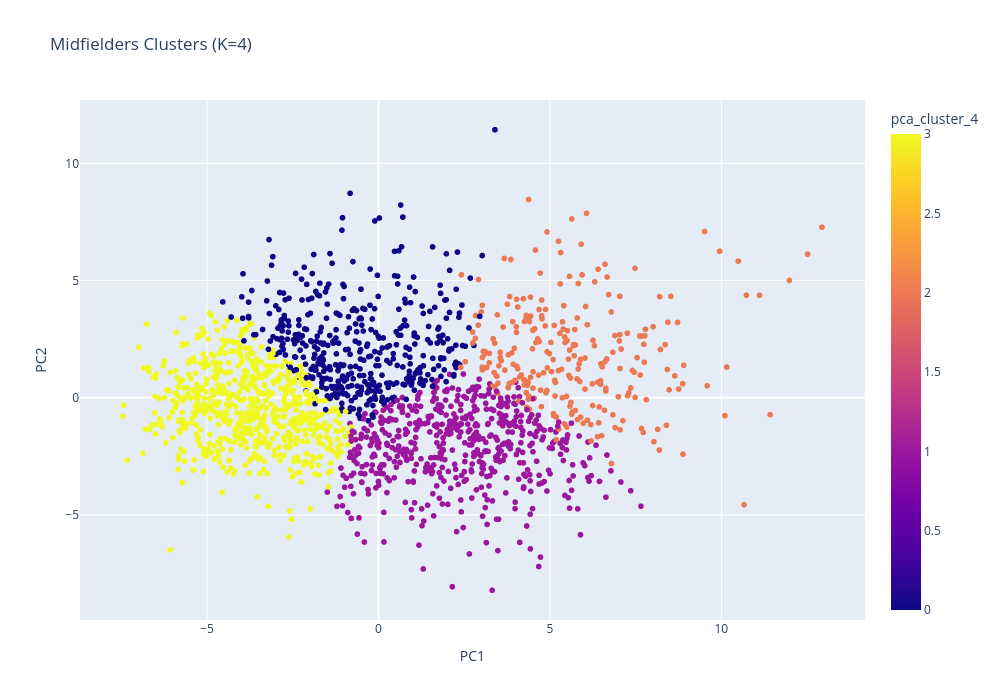

Notebook cell for this chart:
### Code cell
df_avg["PC1"] = X_pca[:,0]
df_avg["PC2"] = X_pca[:,1]

fig = px.scatter(
    df_avg,
    x="PC1",
    y="PC2",
    color=f"pca_cluster_4",
    hover_name='player',         
    hover_data=['team','minutesplayed','number_of_seasons'], 
    title=f"Midfielders Clusters (K={cluster})",
    width=1000,
    height=700
)

fig.show()

### Figure 1 — Plotly figure (JSON) as saved in the notebook; plotly's stock layout.template omitted (floating-point values rounded to 4 significant figures; data arrays with more than 128 entries replaced by an {"elided": "..."} marker saying what was removed)
{"data": [{"customdata": {"elided": "1895x3 mixed values"}, "hovertemplate": "<b>%{hovertext}</b><br><br>PC1=%{x}<br>PC2=%{y}<br>team=%{customdata[0]}<br>minutesplayed=%{customdata[1]}<br>number_of_seasons=%{customdata[2]}<br>pca_cluster_4=%{marker.color}<extra></extra>", "hovertext": {"elided": "1895 str values"}, "legendgroup": "", "marker": {"color": {"elided": "1895 int values"}, "coloraxis": "coloraxis", "symbol": "circle"}, "mode": "markers", "name": "", "showlegend": false, "type": "scattergl", "x": {"elided": "1895 float values"}, "xaxis": "x", "y": {"elided": "1895 float values"}, "yaxis": "y"}], "layout": {"coloraxis": {"colorbar": {"title": {"text": "pca_cluster_4"}}, "colorscale": [[0, "#0d0887"], [0.1111, "#46039f"], [0.2222, "#7201a8"], [0.3333, "#9c179e"], [0.4444, "#bd3786"], [0.5556, "#d8576b"], [0.6667, "#ed7953"], [0.7778, "#fb9f3a"], [0.8889, "#fdca26"], [1, "#f0f921"]]}, "height": 700, "legend": {"tracegroupgap": 0}, "title": {"text": "Midfielders Clusters (K=4)"}, "width": 1000, "xaxis": {"anchor": "y", "domain": [0, 1], "title": {"text": "PC1"}}, "yaxis": {"anchor": "x", "domain": [0, 1], "title": {"text": "PC2"}}}}
